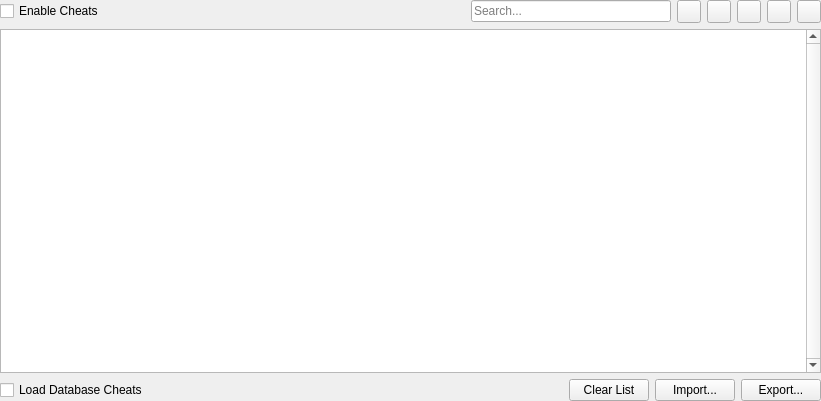
<?xml version="1.0" encoding="UTF-8"?>
<ui version="4.0">
 <class>GameCheatSettingsWidget</class>
 <widget class="QWidget" name="GameCheatSettingsWidget">
  <property name="geometry">
   <rect>
    <x>0</x>
    <y>0</y>
    <width>821</width>
    <height>401</height>
   </rect>
  </property>
  <layout class="QVBoxLayout" name="verticalLayout">
   <property name="leftMargin">
    <number>0</number>
   </property>
   <property name="topMargin">
    <number>0</number>
   </property>
   <property name="rightMargin">
    <number>0</number>
   </property>
   <property name="bottomMargin">
    <number>0</number>
   </property>
   <item>
    <layout class="QHBoxLayout" name="horizontalLayout_2" stretch="1,0,0,0,0,0,0">
     <item>
      <widget class="QCheckBox" name="enableCheats">
       <property name="text">
        <string>Enable Cheats</string>
       </property>
      </widget>
     </item>
     <item>
      <widget class="QLineEdit" name="search">
       <property name="minimumSize">
        <size>
         <width>200</width>
         <height>0</height>
        </size>
       </property>
       <property name="placeholderText">
        <string>Search...</string>
       </property>
       <property name="clearButtonEnabled">
        <bool>true</bool>
       </property>
      </widget>
     </item>
     <item>
      <widget class="QToolButton" name="sortCheats">
       <property name="toolTip">
        <string>Sort Alphabetically</string>
       </property>
       <property name="icon">
        <iconset theme="sort-alphabet-asc"/>
       </property>
       <property name="checkable">
        <bool>true</bool>
       </property>
      </widget>
     </item>
     <item>
      <widget class="QToolButton" name="add">
       <property name="sizePolicy">
        <sizepolicy hsizetype="Preferred" vsizetype="Fixed">
         <horstretch>0</horstretch>
         <verstretch>0</verstretch>
        </sizepolicy>
       </property>
       <property name="toolTip">
        <string>Add Cheat</string>
       </property>
       <property name="icon">
        <iconset theme="add-line"/>
       </property>
       <property name="toolButtonStyle">
        <enum>Qt::ToolButtonStyle::ToolButtonIconOnly</enum>
       </property>
      </widget>
     </item>
     <item>
      <widget class="QToolButton" name="remove">
       <property name="sizePolicy">
        <sizepolicy hsizetype="Preferred" vsizetype="Fixed">
         <horstretch>0</horstretch>
         <verstretch>0</verstretch>
        </sizepolicy>
       </property>
       <property name="toolTip">
        <string>Remove Cheat</string>
       </property>
       <property name="icon">
        <iconset theme="minus-line"/>
       </property>
       <property name="toolButtonStyle">
        <enum>Qt::ToolButtonStyle::ToolButtonIconOnly</enum>
       </property>
      </widget>
     </item>
     <item>
      <widget class="QToolButton" name="disableAll">
       <property name="toolTip">
        <string>Disable All Cheats</string>
       </property>
       <property name="icon">
        <iconset theme="chat-off-line"/>
       </property>
      </widget>
     </item>
     <item>
      <widget class="QToolButton" name="reloadCheats">
       <property name="toolTip">
        <string>Reload Cheats</string>
       </property>
       <property name="icon">
        <iconset theme="refresh-line"/>
       </property>
      </widget>
     </item>
    </layout>
   </item>
   <item>
    <widget class="QTreeView" name="cheatList">
     <property name="contextMenuPolicy">
      <enum>Qt::ContextMenuPolicy::CustomContextMenu</enum>
     </property>
     <property name="verticalScrollBarPolicy">
      <enum>Qt::ScrollBarPolicy::ScrollBarAlwaysOn</enum>
     </property>
     <property name="editTriggers">
      <set>QAbstractItemView::EditTrigger::AllEditTriggers</set>
     </property>
     <property name="selectionMode">
      <enum>QAbstractItemView::SelectionMode::SingleSelection</enum>
     </property>
     <property name="selectionBehavior">
      <enum>QAbstractItemView::SelectionBehavior::SelectRows</enum>
     </property>
     <property name="headerHidden">
      <bool>true</bool>
     </property>
     <property name="expandsOnDoubleClick">
      <bool>true</bool>
     </property>
    </widget>
   </item>
   <item>
    <layout class="QHBoxLayout" name="horizontalLayout">
     <item>
      <widget class="QCheckBox" name="loadDatabaseCheats">
       <property name="text">
        <string>Load Database Cheats</string>
       </property>
      </widget>
     </item>
     <item>
      <spacer name="horizontalSpacer">
       <property name="orientation">
        <enum>Qt::Orientation::Horizontal</enum>
       </property>
       <property name="sizeHint" stdset="0">
        <size>
         <width>40</width>
         <height>20</height>
        </size>
       </property>
      </spacer>
     </item>
     <item>
      <widget class="QPushButton" name="clearCheats">
       <property name="sizePolicy">
        <sizepolicy hsizetype="Preferred" vsizetype="Fixed">
         <horstretch>0</horstretch>
         <verstretch>0</verstretch>
        </sizepolicy>
       </property>
       <property name="text">
        <string>Clear List</string>
       </property>
       <property name="icon">
        <iconset theme="trash-fill"/>
       </property>
      </widget>
     </item>
     <item>
      <widget class="QPushButton" name="importCheats">
       <property name="text">
        <string>Import...</string>
       </property>
       <property name="icon">
        <iconset theme="import-line"/>
       </property>
      </widget>
     </item>
     <item>
      <widget class="QPushButton" name="exportCheats">
       <property name="text">
        <string>Export...</string>
       </property>
       <property name="icon">
        <iconset theme="export-line"/>
       </property>
      </widget>
     </item>
    </layout>
   </item>
  </layout>
 </widget>
 <resources/>
 <connections/>
</ui>
